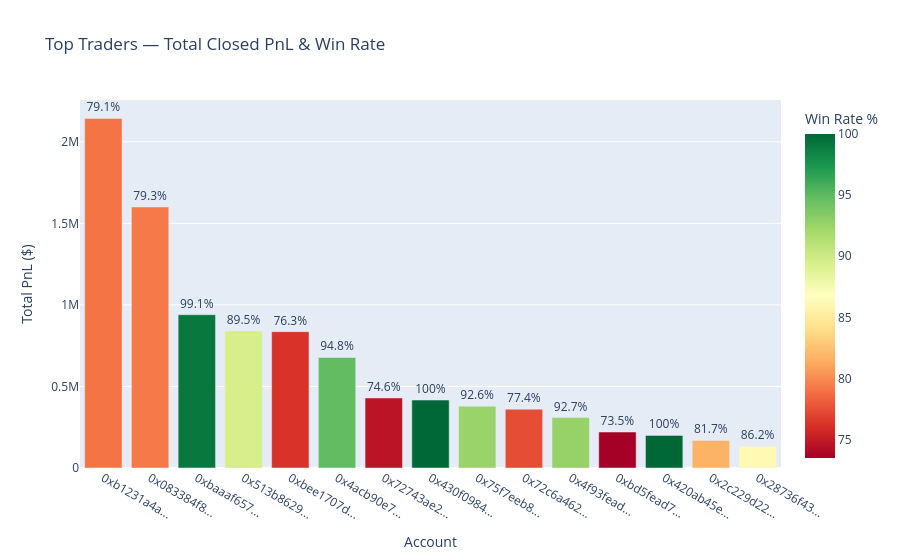

Source (notebook cell):
### Code cell
# ── 2d. Visualize leaderboard ─────────────────────────────────────────────────
fig = px.bar(
    trader_pnl.head(15),
    x='short_acct', y='total_pnl',
    color='win_rate_pct',
    title='Top Traders — Total Closed PnL & Win Rate',
    labels={'short_acct':'Account','total_pnl':'Total PnL ($)','win_rate_pct':'Win Rate %'},
    color_continuous_scale='RdYlGn',
    text='win_rate_pct'
)
fig.update_traces(texttemplate='%{text}%', textposition='outside')
fig.show()

### Figure 1 — Plotly figure (JSON) as saved in the notebook; plotly's stock layout.template omitted (floating-point values rounded to 4 significant figures)
{"data": [{"hovertemplate": "Account=%{x}<br>Total PnL ($)=%{y}<br>Win Rate %=%{marker.color}<extra></extra>", "legendgroup": "", "marker": {"color": [79.1, 79.3, 99.1, 89.5, 76.3, 94.8, 74.6, 100.0, 92.6, 77.4, 92.7, 73.5, 100.0, 81.7, 86.2], "coloraxis": "coloraxis", "pattern": {"shape": ""}}, "name": "", "orientation": "v", "showlegend": false, "text": [79.1, 79.3, 99.1, 89.5, 76.3, 94.8, 74.6, 100.0, 92.6, 77.4, 92.7, 73.5, 100.0, 81.7, 86.2], "textposition": "outside", "texttemplate": "%{text}%", "type": "bar", "x": ["0xb1231a4a...", "0x083384f8...", "0xbaaaf657...", "0x513b8629...", "0xbee1707d...", "0x4acb90e7...", "0x72743ae2...", "0x430f0984...", "0x75f7eeb8...", "0x72c6a462...", "0x4f93fead...", "0xbd5fead7...", "0x420ab45e...", "0x2c229d22...", "0x28736f43..."], "xaxis": "x", "y": [2143000.0, 1600000.0, 940200.0, 840400.0, 836100.0, 677700.0, 429400.0, 416500.0, 379100.0, 360500.0, 309000.0, 220500.0, 199500.0, 168700.0, 132500.0], "yaxis": "y"}], "layout": {"barmode": "relative", "coloraxis": {"colorbar": {"title": {"text": "Win Rate %"}}, "colorscale": [[0.0, "rgb(165,0,38)"], [0.1, "rgb(215,48,39)"], [0.2, "rgb(244,109,67)"], [0.3, "rgb(253,174,97)"], [0.4, "rgb(254,224,139)"], [0.5, "rgb(255,255,191)"], [0.6, "rgb(217,239,139)"], [0.7, "rgb(166,217,106)"], [0.8, "rgb(102,189,99)"], [0.9, "rgb(26,152,80)"], [1.0, "rgb(0,104,55)"]]}, "legend": {"tracegroupgap": 0}, "title": {"text": "Top Traders — Total Closed PnL & Win Rate"}, "xaxis": {"anchor": "y", "domain": [0.0, 1.0], "title": {"text": "Account"}}, "yaxis": {"anchor": "x", "domain": [0.0, 1.0], "title": {"text": "Total PnL ($)"}}}}
